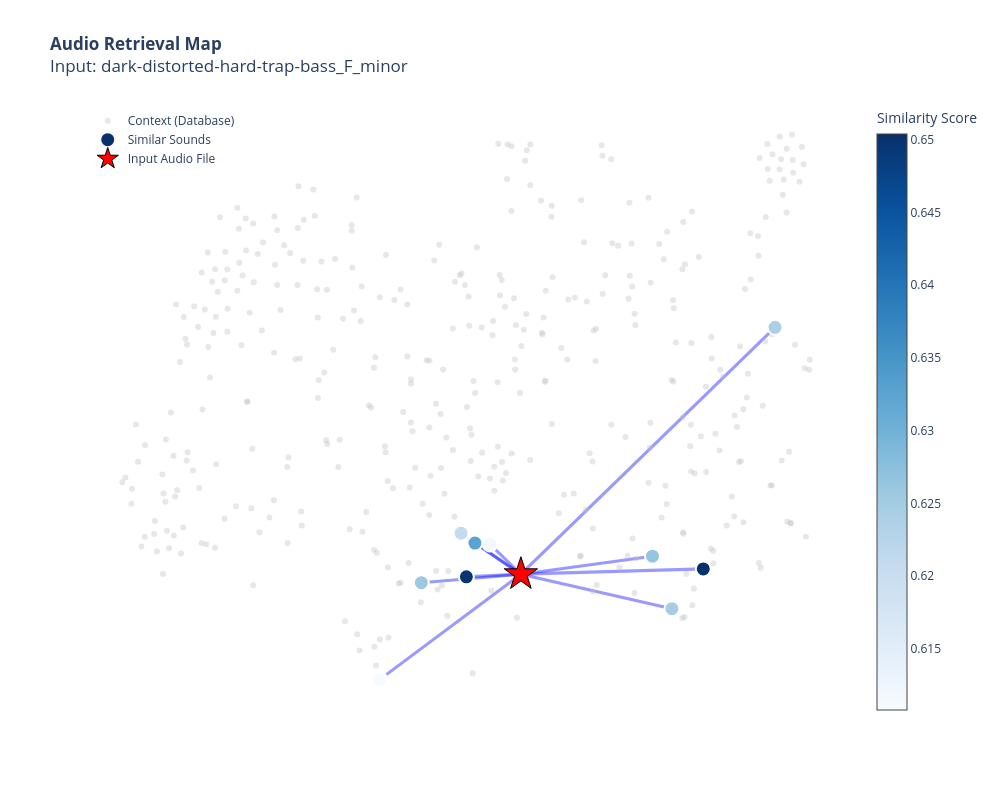

Notebook code for this chart:
### Code cell
import asyncio
import numpy as np
import plotly.graph_objects as go
from sklearn.decomposition import PCA
from sklearn.manifold import TSNE
from qdrant_client import QdrantClient
import sys
import os

# Setup Path
sys.path.append(os.path.abspath("../.."))
from config.settings import settings
from rag.clap.model_handler import create_clap_model

# --- CONFIGURAZIONE ---
QDRANT_COLLECTION = settings.QDRANT_ENRICHED_COLLECTION_NAME
BACKGROUND_SAMPLES = 400       # Punti di contesto (rumore di fondo)
TOP_K = 10                     # Quanti risultati recuperare

async def visualize_audio_semantic_map():
    if not os.path.exists(QUERY_AUDIO_PATH):
        print(f"ERRORE: Il file '{QUERY_AUDIO_PATH}' non è stato trovato nella cartella corrente.")
        return

    print(f"--- ANALISI RETRIEVAL AUDIO: '{QUERY_AUDIO_PATH}' ---")

    # Init Clients
    client_q = QdrantClient(host=settings.QDRANT_CONNECTION_HOST, port=settings.QDRANT_PORT)

    print("Caricamento modello CLAP...")
    clap = create_clap_model()

    # 1. EMBEDDING DELLA QUERY (Audio Input)
    # Usiamo CLAP per convertire il file WAV in un vettore
    print("Calcolo embedding audio input...")
    query_vector = clap.get_audio_embedding([QUERY_AUDIO_PATH])[0]

    # 2. RETRIEVAL (I Vicini più prossimi)
    # Cerchiamo nello spazio 'audio_vector' (Similarità Acustica)
    print("Esecuzione ricerca vettoriale (Audio-to-Audio)...")
    search_res = client_q.query_points(
        collection_name=QDRANT_COLLECTION,
        query=query_vector,
        using="audio_vector", # Fondamentale: usiamo lo spazio audio
        limit=TOP_K,
        with_payload=True,
        with_vectors=["audio_vector"] # Ci serve il vettore per plottarlo!
    )

    # 3. BACKGROUND (Il Contesto)
    # Prendiamo campioni casuali dallo spazio audio per disegnare la "mappa"
    print("Recupero contesto di fondo...")
    scroll_res, _ = client_q.scroll(
        collection_name=QDRANT_COLLECTION,
        limit=BACKGROUND_SAMPLES,
        with_payload=True,
        with_vectors=["audio_vector"]
    )

    # --- PREPARAZIONE DATI (Stessa struttura dello script testuale) ---
    vectors = []
    meta = []

    # A. Aggiungiamo la Query (Indice 0)
    vectors.append(query_vector)
    meta.append({
        "name": "INPUT AUDIO",
        "desc": f"File: {QUERY_AUDIO_PATH}",
        "score": 1.0,
        "type": "query"
    })

    # B. Aggiungiamo i Risultati (Indici 1...K)
    result_indices = []
    for i, hit in enumerate(search_res.points):
        # Gestione sicura del vettore (dict o list)
        vec = hit.vector.get("audio_vector") if isinstance(hit.vector, dict) else hit.vector
        if vec is None: continue

        vectors.append(vec)
        payload = hit.payload or {}

        # Costruiamo una descrizione leggibile
        fname = payload.get("original_filename", "Unknown")
        label = payload.get("label", "")
        tags = payload.get("ai_tags", [])
        desc_text = f"Label: {label}<br>Tags: {', '.join(tags[:3])}"

        meta.append({
            "name": fname,
            "desc": desc_text,
            "score": hit.score,
            "type": "result"
        })
        result_indices.append(len(vectors) - 1)

    # C. Aggiungiamo il Background
    for hit in scroll_res:
        # Evitiamo duplicati se il background include i risultati trovati
        if hit.id in [r.id for r in search_res.points]:
            continue

        vec = hit.vector.get("audio_vector") if isinstance(hit.vector, dict) else hit.vector
        if vec is None: continue

        vectors.append(vec)
        payload = hit.payload or {}
        meta.append({
            "name": "Background",
            "desc": payload.get("label", "No Label"),
            "score": 0,
            "type": "noise"
        })

    # --- RIDUZIONE DIMENSIONALE ---
    print("Proiezione 2D (PCA + t-SNE)...")
    X = np.array(vectors)

    # Step 1: PCA
    pca = PCA(n_components=min(50, len(X)))
    X_pca = pca.fit_transform(X)

    # Step 2: t-SNE
    tsne = TSNE(n_components=2, perplexity=min(30, len(X)-1), random_state=42, init='pca', learning_rate='auto')
    X_2d = tsne.fit_transform(X_pca)

    # --- VISUALIZZAZIONE INTERATTIVA (Stesso codice grafico) ---
    fig = go.Figure()

    # 1. Disegna le CONNESSIONI (Query -> Risultati)
    q_x, q_y = X_2d[0] # Coordinate Query

    for idx in result_indices:
        r_x, r_y = X_2d[idx]
        score = meta[idx]['score']

        fig.add_trace(go.Scatter(
            x=[q_x, r_x], y=[q_y, r_y],
            mode='lines',
            line=dict(
                color='rgba(0, 0, 255, 0.4)', # Blu per l'audio (per distinguerlo dal rosso del testo)
                width=score * 5
            ),
            hoverinfo='none',
            showlegend=False
        ))

    # 2. Disegna il BACKGROUND (Grigio)
    bg_indices = [i for i, m in enumerate(meta) if m['type'] == 'noise']
    bg_x = X_2d[bg_indices, 0]
    bg_y = X_2d[bg_indices, 1]
    bg_text = [meta[i]['desc'] for i in bg_indices]

    fig.add_trace(go.Scatter(
        x=bg_x, y=bg_y,
        mode='markers',
        marker=dict(size=6, color='#bdc3c7', opacity=0.4),
        text=bg_text,
        name='Context (Database)',
        hoverinfo='text'
    ))

    # 3. Disegna i RISULTATI (Colorati per Score)
    res_x = [X_2d[i][0] for i in result_indices]
    res_y = [X_2d[i][1] for i in result_indices]
    res_scores = [meta[i]['score'] for i in result_indices]
    res_text = [f"<b>{meta[i]['name']}</b><br>Score: {meta[i]['score']:.3f}<br>{meta[i]['desc']}" for i in result_indices]

    fig.add_trace(go.Scatter(
        x=res_x, y=res_y,
        mode='markers',
        marker=dict(
            size=15,
            color=res_scores,
            colorscale='Blues', # Scala Blu per Audio
            showscale=True,
            colorbar=dict(title="Similarity Score"),
            line=dict(color='white', width=2)
        ),
        text=res_text,
        name='Similar Sounds',
        hoverinfo='text'
    ))

    # 4. Disegna la QUERY (Stella Rossa)
    fig.add_trace(go.Scatter(
        x=[q_x], y=[q_y],
        mode='markers',
        marker=dict(size=25, color='red', symbol='star', line=dict(color='black', width=1)),
        name='Input Audio File',
        hoverinfo='name'
    ))

    # Layout
    fig.update_layout(
        title=f"<b>Audio Retrieval Map</b><br>Input: {FILENAME}",
        width=1000,
        height=800,
        template="plotly_white",
        xaxis=dict(showgrid=False, zeroline=False, visible=False),
        yaxis=dict(showgrid=False, zeroline=False, visible=False),
        legend=dict(yanchor="top", y=0.99, xanchor="left", x=0.01)
    )

    fig.show()

# Esecuzione
# asyncio.run(visualize_audio_semantic_map())
await visualize_audio_semantic_map()

### Figure 1 — Plotly figure (JSON) as saved in the notebook; plotly's stock layout.template omitted (floating-point values rounded to 4 significant figures; data arrays with more than 128 entries replaced by an {"elided": "..."} marker saying what was removed)
{"data": [{"hoverinfo": "none", "line": {"color": "rgba(0, 0, 255, 0.4)", "width": 3.252}, "mode": "lines", "showlegend": false, "x": [3.804, 17.22], "y": [-11.59, -11.25], "type": "scatter"}, {"hoverinfo": "none", "line": {"color": "rgba(0, 0, 255, 0.4)", "width": 3.248}, "mode": "lines", "showlegend": false, "x": [3.804, -0.206], "y": [-11.59, -11.75], "type": "scatter"}, {"hoverinfo": "none", "line": {"color": "rgba(0, 0, 255, 0.4)", "width": 3.163}, "mode": "lines", "showlegend": false, "x": [3.804, 0.4261], "y": [-11.59, -9.604], "type": "scatter"}, {"hoverinfo": "none", "line": {"color": "rgba(0, 0, 255, 0.4)", "width": 3.132}, "mode": "lines", "showlegend": false, "x": [3.804, 13.48], "y": [-11.59, -10.44], "type": "scatter"}, {"hoverinfo": "none", "line": {"color": "rgba(0, 0, 255, 0.4)", "width": 3.129}, "mode": "lines", "showlegend": false, "x": [3.804, -3.518], "y": [-11.59, -12.13], "type": "scatter"}, {"hoverinfo": "none", "line": {"color": "rgba(0, 0, 255, 0.4)", "width": 3.123}, "mode": "lines", "showlegend": false, "x": [3.804, 14.91], "y": [-11.59, -13.78], "type": "scatter"}, {"hoverinfo": "none", "line": {"color": "rgba(0, 0, 255, 0.4)", "width": 3.12}, "mode": "lines", "showlegend": false, "x": [3.804, 22.5], "y": [-11.59, 4.118], "type": "scatter"}, {"hoverinfo": "none", "line": {"color": "rgba(0, 0, 255, 0.4)", "width": 3.104}, "mode": "lines", "showlegend": false, "x": [3.804, -0.5955], "y": [-11.59, -8.976], "type": "scatter"}, {"hoverinfo": "none", "line": {"color": "rgba(0, 0, 255, 0.4)", "width": 3.058}, "mode": "lines", "showlegend": false, "x": [3.804, 1.524], "y": [-11.59, -9.667], "type": "scatter"}, {"hoverinfo": "none", "line": {"color": "rgba(0, 0, 255, 0.4)", "width": 3.054}, "mode": "lines", "showlegend": false, "x": [3.804, -6.585], "y": [-11.59, -18.29], "type": "scatter"}, {"hoverinfo": "text", "marker": {"color": "#bdc3c7", "opacity": 0.4, "size": 6}, "mode": "markers", "name": "Context (Database)", "text": {"elided": "391 str values"}, "x": {"elided": "391 float values"}, "y": {"elided": "391 float values"}, "type": "scatter"}, {"hoverinfo": "text", "marker": {"color": [0.6504, 0.6496, 0.6327, 0.6265, 0.6258, 0.6247, 0.6241, 0.6208, 0.6116, 0.6108], "colorbar": {"title": {"text": "Similarity Score"}}, "colorscale": [[0.0, "rgb(247,251,255)"], [0.125, "rgb(222,235,247)"], [0.25, "rgb(198,219,239)"], [0.375, "rgb(158,202,225)"], [0.5, "rgb(107,174,214)"], [0.625, "rgb(66,146,198)"], [0.75, "rgb(33,113,181)"], [0.875, "rgb(8,81,156)"], [1.0, "rgb(8,48,107)"]], "line": {"color": "white", "width": 2}, "showscale": true, "size": 15}, "mode": "markers", "name": "Similar Sounds", "text": ["<b>dubstep-bass-line-hard.mp3</b><br>Score: 0.650<br>Label: <br>Tags: dynamic, clean, dark", "<b>uk-drill-808-with-smooth-slides.mp3</b><br>Score: 0.650<br>Label: <br>Tags: aggressive, dynamic, heavy", "<b>808-rap-type-bass-line-staccato-hits.mp3</b><br>Score: 0.633<br>Label: <br>Tags: cold, anxious, staccato", "<b>periord-heavy-bass-progression.mp3</b><br>Score: 0.626<br>Label: <br>Tags: short, one shot, warm", "<b>phonk-bass-shot-midnight-hit.mp3</b><br>Score: 0.626<br>Label: <br>Tags: dynamic, hard, clean", "<b>sharp-spikey-bass-line.mp3</b><br>Score: 0.625<br>Label: <br>Tags: eerie, dynamic, gloomy", "<b>calm-synth-bass-line.mp3</b><br>Score: 0.624<br>Label: <br>Tags: ambient, chillout, soft", "<b>low-pulsating-bass.mp3</b><br>Score: 0.621<br>Label: <br>Tags: dynamic, ambient, full", "<b>reversed-low-electro-bass-loop.mp3</b><br>Score: 0.612<br>Label: <br>Tags: dynamic, hard, clean", "<b>spring-808-bass.mp3</b><br>Score: 0.611<br>Label: <br>Tags: short, one shot, flowing"], "x": [17.22, -0.206, 0.4261, 13.48, -3.518, 14.91, 22.5, -0.5955, 1.524, -6.585], "y": [-11.25, -11.75, -9.604, -10.44, -12.13, -13.78, 4.118, -8.976, -9.667, -18.29], "type": "scatter"}, {"hoverinfo": "name", "marker": {"color": "red", "line": {"color": "black", "width": 1}, "size": 25, "symbol": "star"}, "mode": "markers", "name": "Input Audio File", "x": [3.804], "y": [-11.59], "type": "scatter"}], "layout": {"xaxis": {"showgrid": false, "zeroline": false, "visible": false}, "yaxis": {"showgrid": false, "zeroline": false, "visible": false}, "legend": {"yanchor": "top", "y": 0.99, "xanchor": "left", "x": 0.01}, "title": {"text": "<b>Audio Retrieval Map</b><br>Input: dark-distorted-hard-trap-bass_F_minor"}, "width": 1000, "height": 800}}
